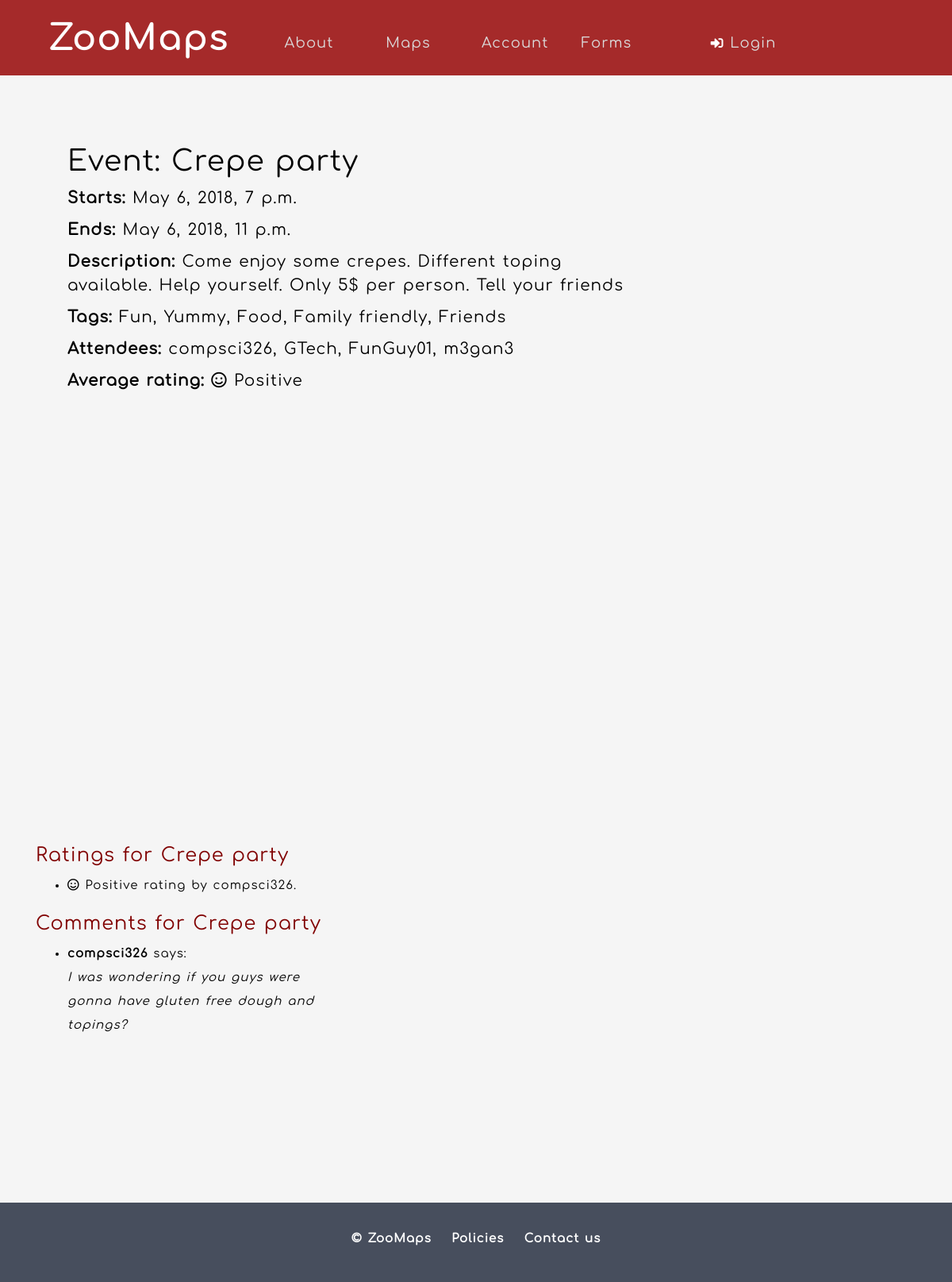
/ZooMaps/event/7, run on the app's committed database.
### ZooMaps/models.py (models this page shows, shortened)
class Event(models.Model):
    name = models.CharField(max_length=20, help_text="Enter the name of the Event")
    startDate = models.DateTimeField(blank=True, null=True)
    endDate = models.DateTimeField(null=True, blank=True)
    description = models.TextField(max_length=1000, help_text='Enter a brief description of the Event')
    emoji= models.CharField(max_length=20, help_text="Enter the emojis of the Event");
    latitude = models.FloatField();
    longitude = models.FloatField();
    tags = models.ManyToManyField(Tag, help_text='Select your favorite tags for the Event')
    attendees = models.ManyToManyField(User, help_text='Users going to your Event')
    class Meta:
    	ordering = ['startDate']
    def date_in_the_future(self):
        now = timezone.now()
        return self.endDate>now
    def get_absolute_url(self):
        return reverse('event-detail', args=[str(self.id)])

class Tag(models.Model):
    tagName = models.CharField(max_length=200, help_text="Enter a tag")
    def __str__(self):
        return self.tagName

class RatingEvent(models.Model):
    username = models.ForeignKey(User, on_delete=models.SET_NULL, null=True)
    event = models.ForeignKey(Event, on_delete=models.SET_NULL, null=True)
    rating = models.IntegerField(default=0,validators=[MaxValueValidator(1), MinValueValidator(-1)])
    date = models.DateTimeField(blank=False, null=False,default = datetime.now)

class MessageEvent(models.Model):
    username = models.ForeignKey(User, on_delete=models.SET_NULL, null=True)
    event = models.ForeignKey(Event, on_delete=models.SET_NULL, null=True)
    comment = models.TextField(max_length=1000, help_text='Enter a brief message for the otehr users interested in the event')
    date = models.DateTimeField(blank=False, null=False,default = datetime.now)

### ZooMaps/views.py (the view)
# urls.py: path('event/<int:pk>', views.EventDetailView.as_view(), name='event-detail'),
class EventDetailView(generic.DetailView):
	model = Event
	def get_context_data(self, **kwargs):
		context = super().get_context_data(**kwargs)
		context['event'] = self.object
		context['rating_list'] = RatingEvent.objects.filter(event=self.object)
		context['message_list'] = MessageEvent.objects.filter(event=self.object)
		context['average_rating'] = RatingEvent.objects.filter(event=self.object).aggregate(Avg('rating'))
		if self.request.user.is_authenticated:
			context['my_rating'] = RatingEvent.objects.filter(event=self.object,username=self.request.user)
		if self.object.date_in_the_future():
			context['future'] = True
		return context

### ZooMaps/templates/ZooMaps/event_detail.html (shortened to what this page needs)
{% extends "base_generic.html" %}
{% block main %}
<div class="col-md-8 main">
  <h1>Event: {{ event.name }}</h1>
  <p><strong>Starts: </strong>{{ event.startDate }}</p>
  <p><strong>Ends: </strong> {{ event.endDate }}</p>
  <p><strong>Description: </strong> {{ event.description }}</p>
  <p><strong>Tags: </strong> {% for tag in event.tags.all %} {{ tag }}{% if not forloop.last %}, {% endif %}{% endfor %}</p>
  <p><strong>Attendees: </strong> {% for attendee in event.attendees.all %} {{ attendee }}{% if not forloop.last %}, {% endif %}{% endfor %}</p>
  {% if average_rating.rating__avg %}  <p><strong>Average rating: </strong>{% if average_rating.rating__avg == -1 %}<i class="far fa-frown"></i>&nbsp;Negative{% elif average_rating.rating__avg == 1 %}<i class="far fa-smile"></i>&nbsp;Positive{% else %}<i class="far fa-meh"></i>&nbsp;Neutral{% endif %}</p>{% endif %}
  <div id="map" style="width:100%;height: 540px;"></div>
</div>
{% endblock %}
{% block rightbar %}
<div class="col-md-4 right" style="width: 400px;">
	<h3><a href="{% url 'event-ratings' object.id %}">Ratings for {{ object.name }}</a></h3>
	<ul>
		{% if rating_list %}
			{% for rating in rating_list %}
				<li style="font-size: 15px;">{% if rating.rating == -1 %}<span class="negative"><i class="far fa-frown"></i>&nbsp;Negative{% elif rating.rating == 1 %}<span class="positive"><i class="far fa-smile"></i>&nbsp;Positive{% else %}<span class="neutral"><i class="far fa-meh"></i>&nbsp;Neutral{% endif %}</span> rating by {{ rating.username.username }}.</li>
			{% endfor %}
		{% else %}
			<li>There are no ratings for this event yet.</li>
		{% endif %}
	</ul>
	<h3><a href="{% url 'event-messages' object.id %}">Comments for {{ object.name }}</a></h3>
	<ul>
		{% if message_list %}
			{% for message in message_list %}
				<li style="font-size: 15px;"><b>{{ message.username.username }}</b> says: <br> <i> {{ message.comment }} </i></li>
			{% endfor %}
		{% else %}
			<li>There are no messages for this event yet.</li>
		{% endif %}
	</ul>
</div>
{% endblock %}

### ZooMaps/static/ZooMaps/css/styles.css (style rules this page uses)
html { position: relative; min-height: 100%; }
body { font-family:"comfortaaregular"; background-color: #f5f5f5; color: #ffffff; font-size: 10px; line-height: 30px; letter-spacing: 1px; word-spacing: 1.5px; margin: 0 0 100px; }
a { color: #800000; }
.main { font-size: 20px; margin-left:40px; }
.right { height: 400px; width : 180px; overflow-y: auto; }

### data on the page
Event: name "Crepe party", startDate "May 6, 2018, 7 p.m.", endDate "May 6, 2018, 11 p.m.", description "Come enjoy some crepes. Different toping available. Help yourself. Only 5$ per person. Tell your friends"
Tag: tagName "Fun"
Tag: tagName "Yummy"
Tag: tagName "Food"
Tag: tagName "Family friendly"
Tag: tagName "Friends"
RatingEvent: rating 1 (drawn), username.username "compsci326"
MessageEvent: username.username "compsci326", comment "I was wondering if you guys were gonna have gluten free dough and topings?"

### other printed values
{{ attendee }} "compsci326"
{{ attendee }} "GTech"
{{ attendee }} "FunGuy01"
{{ attendee }} "m3gan3"
